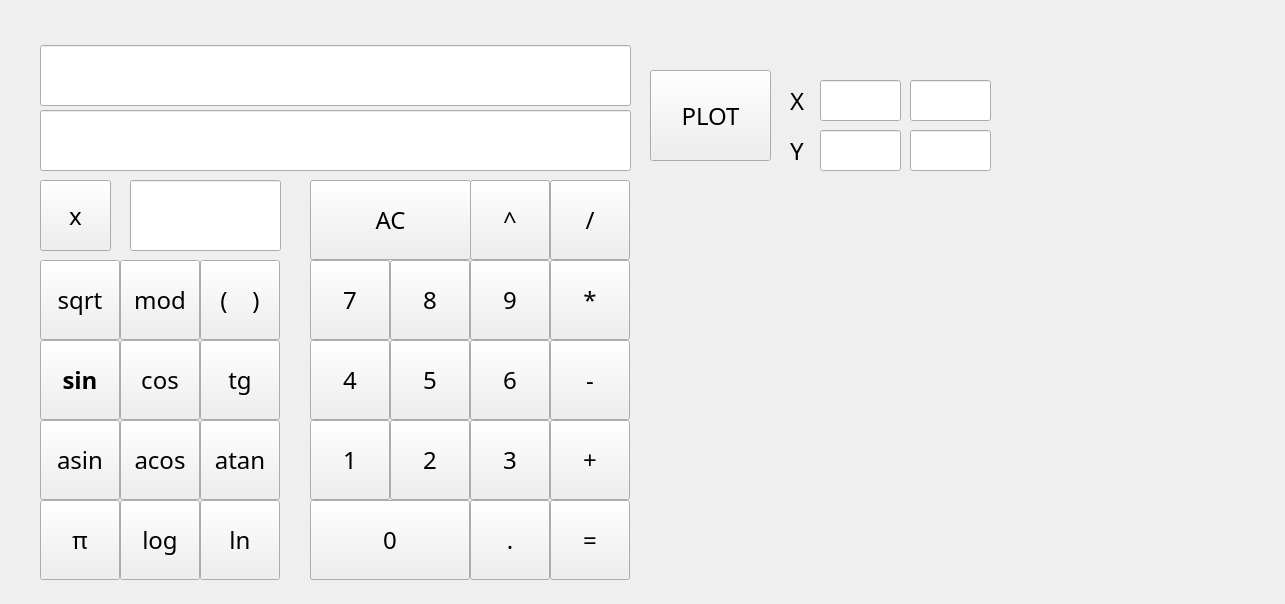
<?xml version="1.0" encoding="UTF-8"?>
<ui version="4.0">
 <class>MainWindow</class>
 <widget class="QMainWindow" name="MainWindow">
  <property name="geometry">
   <rect>
    <x>0</x>
    <y>0</y>
    <width>1285</width>
    <height>604</height>
   </rect>
  </property>
  <property name="font">
   <font>
    <family>Montserrat Medium</family>
   </font>
  </property>
  <property name="windowTitle">
   <string>MainWindow</string>
  </property>
  <property name="styleSheet">
   <string notr="true"/>
  </property>
  <widget class="QWidget" name="centralwidget">
   <widget class="QPushButton" name="pushButton_x">
    <property name="geometry">
     <rect>
      <x>40</x>
      <y>180</y>
      <width>71</width>
      <height>71</height>
     </rect>
    </property>
    <property name="font">
     <font>
      <family>Montserrat Medium</family>
      <pointsize>18</pointsize>
     </font>
    </property>
    <property name="text">
     <string>x</string>
    </property>
   </widget>
   <widget class="QLineEdit" name="expression">
    <property name="geometry">
     <rect>
      <x>40</x>
      <y>45</y>
      <width>591</width>
      <height>61</height>
     </rect>
    </property>
    <property name="font">
     <font>
      <family>Montserrat Medium</family>
      <pointsize>14</pointsize>
     </font>
    </property>
    <property name="text">
     <string/>
    </property>
    <property name="echoMode">
     <enum>QLineEdit::Normal</enum>
    </property>
    <property name="dragEnabled">
     <bool>false</bool>
    </property>
    <property name="readOnly">
     <bool>true</bool>
    </property>
    <property name="cursorMoveStyle">
     <enum>Qt::LogicalMoveStyle</enum>
    </property>
   </widget>
   <widget class="QPushButton" name="pushButton_brackets">
    <property name="geometry">
     <rect>
      <x>200</x>
      <y>260</y>
      <width>80</width>
      <height>80</height>
     </rect>
    </property>
    <property name="font">
     <font>
      <family>Montserrat Medium</family>
      <pointsize>18</pointsize>
     </font>
    </property>
    <property name="text">
     <string>(    )</string>
    </property>
   </widget>
   <widget class="QPushButton" name="pushButton_cos">
    <property name="geometry">
     <rect>
      <x>120</x>
      <y>340</y>
      <width>80</width>
      <height>80</height>
     </rect>
    </property>
    <property name="font">
     <font>
      <family>Montserrat Medium</family>
      <pointsize>18</pointsize>
     </font>
    </property>
    <property name="text">
     <string>cos</string>
    </property>
   </widget>
   <widget class="QPushButton" name="pushButton_tg">
    <property name="geometry">
     <rect>
      <x>200</x>
      <y>340</y>
      <width>80</width>
      <height>80</height>
     </rect>
    </property>
    <property name="font">
     <font>
      <family>Montserrat Medium</family>
      <pointsize>18</pointsize>
     </font>
    </property>
    <property name="text">
     <string>tg</string>
    </property>
   </widget>
   <widget class="QPushButton" name="pushButton_sin">
    <property name="geometry">
     <rect>
      <x>40</x>
      <y>340</y>
      <width>80</width>
      <height>80</height>
     </rect>
    </property>
    <property name="font">
     <font>
      <family>Montserrat Medium</family>
      <pointsize>18</pointsize>
      <bold>true</bold>
     </font>
    </property>
    <property name="text">
     <string>sin</string>
    </property>
   </widget>
   <widget class="QPushButton" name="pushButton_log">
    <property name="geometry">
     <rect>
      <x>120</x>
      <y>500</y>
      <width>80</width>
      <height>80</height>
     </rect>
    </property>
    <property name="font">
     <font>
      <family>Montserrat Medium</family>
      <pointsize>18</pointsize>
     </font>
    </property>
    <property name="text">
     <string>log</string>
    </property>
   </widget>
   <widget class="QPushButton" name="pushButton_acos">
    <property name="geometry">
     <rect>
      <x>120</x>
      <y>420</y>
      <width>80</width>
      <height>80</height>
     </rect>
    </property>
    <property name="font">
     <font>
      <family>Montserrat Medium</family>
      <pointsize>18</pointsize>
     </font>
    </property>
    <property name="text">
     <string>acos</string>
    </property>
   </widget>
   <widget class="QPushButton" name="pushButton_atan">
    <property name="geometry">
     <rect>
      <x>200</x>
      <y>420</y>
      <width>80</width>
      <height>80</height>
     </rect>
    </property>
    <property name="font">
     <font>
      <family>Montserrat Medium</family>
      <pointsize>18</pointsize>
     </font>
    </property>
    <property name="text">
     <string>atan</string>
    </property>
   </widget>
   <widget class="QPushButton" name="pushButton_asin">
    <property name="geometry">
     <rect>
      <x>40</x>
      <y>420</y>
      <width>80</width>
      <height>80</height>
     </rect>
    </property>
    <property name="font">
     <font>
      <family>Montserrat Medium</family>
      <pointsize>18</pointsize>
     </font>
    </property>
    <property name="text">
     <string>asin</string>
    </property>
   </widget>
   <widget class="QPushButton" name="pushButton_sqrt">
    <property name="geometry">
     <rect>
      <x>40</x>
      <y>260</y>
      <width>80</width>
      <height>80</height>
     </rect>
    </property>
    <property name="font">
     <font>
      <family>Montserrat Medium</family>
      <pointsize>18</pointsize>
     </font>
    </property>
    <property name="text">
     <string>sqrt</string>
    </property>
   </widget>
   <widget class="QPushButton" name="pushButton_ln">
    <property name="geometry">
     <rect>
      <x>200</x>
      <y>500</y>
      <width>80</width>
      <height>80</height>
     </rect>
    </property>
    <property name="font">
     <font>
      <family>Montserrat Medium</family>
      <pointsize>18</pointsize>
     </font>
    </property>
    <property name="text">
     <string>ln</string>
    </property>
   </widget>
   <widget class="QPushButton" name="pushButton_plot">
    <property name="geometry">
     <rect>
      <x>650</x>
      <y>70</y>
      <width>121</width>
      <height>91</height>
     </rect>
    </property>
    <property name="font">
     <font>
      <family>Montserrat Medium</family>
      <pointsize>18</pointsize>
     </font>
    </property>
    <property name="text">
     <string>PLOT</string>
    </property>
   </widget>
   <widget class="QPushButton" name="pushButton_6">
    <property name="geometry">
     <rect>
      <x>470</x>
      <y>340</y>
      <width>80</width>
      <height>80</height>
     </rect>
    </property>
    <property name="font">
     <font>
      <family>Montserrat Medium</family>
      <pointsize>18</pointsize>
     </font>
    </property>
    <property name="text">
     <string>6</string>
    </property>
   </widget>
   <widget class="QPushButton" name="pushButton_8">
    <property name="geometry">
     <rect>
      <x>390</x>
      <y>260</y>
      <width>80</width>
      <height>80</height>
     </rect>
    </property>
    <property name="font">
     <font>
      <pointsize>18</pointsize>
     </font>
    </property>
    <property name="styleSheet">
     <string notr="true">#</string>
    </property>
    <property name="text">
     <string>8</string>
    </property>
   </widget>
   <widget class="QPushButton" name="pushButton_5">
    <property name="geometry">
     <rect>
      <x>390</x>
      <y>340</y>
      <width>80</width>
      <height>80</height>
     </rect>
    </property>
    <property name="font">
     <font>
      <family>Montserrat Medium</family>
      <pointsize>18</pointsize>
     </font>
    </property>
    <property name="text">
     <string>5</string>
    </property>
   </widget>
   <widget class="QPushButton" name="pushButton_1">
    <property name="geometry">
     <rect>
      <x>310</x>
      <y>420</y>
      <width>80</width>
      <height>80</height>
     </rect>
    </property>
    <property name="font">
     <font>
      <family>Montserrat Medium</family>
      <pointsize>18</pointsize>
     </font>
    </property>
    <property name="text">
     <string>1</string>
    </property>
   </widget>
   <widget class="QPushButton" name="pushButton_3">
    <property name="geometry">
     <rect>
      <x>470</x>
      <y>420</y>
      <width>80</width>
      <height>80</height>
     </rect>
    </property>
    <property name="font">
     <font>
      <family>Montserrat Medium</family>
      <pointsize>18</pointsize>
     </font>
    </property>
    <property name="text">
     <string>3</string>
    </property>
   </widget>
   <widget class="QPushButton" name="pushButton_mod">
    <property name="geometry">
     <rect>
      <x>120</x>
      <y>260</y>
      <width>80</width>
      <height>80</height>
     </rect>
    </property>
    <property name="font">
     <font>
      <family>Montserrat Medium</family>
      <pointsize>18</pointsize>
     </font>
    </property>
    <property name="text">
     <string>mod</string>
    </property>
   </widget>
   <widget class="QPushButton" name="pushButton_4">
    <property name="geometry">
     <rect>
      <x>310</x>
      <y>340</y>
      <width>80</width>
      <height>80</height>
     </rect>
    </property>
    <property name="font">
     <font>
      <family>Montserrat Medium</family>
      <pointsize>18</pointsize>
     </font>
    </property>
    <property name="text">
     <string>4</string>
    </property>
   </widget>
   <widget class="QPushButton" name="pushButton_2">
    <property name="geometry">
     <rect>
      <x>390</x>
      <y>420</y>
      <width>80</width>
      <height>80</height>
     </rect>
    </property>
    <property name="font">
     <font>
      <family>Montserrat Medium</family>
      <pointsize>18</pointsize>
     </font>
    </property>
    <property name="text">
     <string>2</string>
    </property>
   </widget>
   <widget class="QPushButton" name="pushButton_pow">
    <property name="geometry">
     <rect>
      <x>470</x>
      <y>180</y>
      <width>80</width>
      <height>80</height>
     </rect>
    </property>
    <property name="font">
     <font>
      <family>Montserrat Medium</family>
      <pointsize>18</pointsize>
     </font>
    </property>
    <property name="text">
     <string>^</string>
    </property>
   </widget>
   <widget class="QPushButton" name="pushButton_AC">
    <property name="geometry">
     <rect>
      <x>310</x>
      <y>180</y>
      <width>161</width>
      <height>80</height>
     </rect>
    </property>
    <property name="font">
     <font>
      <family>Montserrat Medium</family>
      <pointsize>18</pointsize>
     </font>
    </property>
    <property name="text">
     <string>AC</string>
    </property>
   </widget>
   <widget class="QPushButton" name="pushButton_7">
    <property name="geometry">
     <rect>
      <x>310</x>
      <y>260</y>
      <width>80</width>
      <height>80</height>
     </rect>
    </property>
    <property name="font">
     <font>
      <family>Montserrat Medium</family>
      <pointsize>18</pointsize>
     </font>
    </property>
    <property name="text">
     <string>7</string>
    </property>
   </widget>
   <widget class="QPushButton" name="pushButton_9">
    <property name="geometry">
     <rect>
      <x>470</x>
      <y>260</y>
      <width>80</width>
      <height>80</height>
     </rect>
    </property>
    <property name="font">
     <font>
      <family>Montserrat Medium</family>
      <pointsize>18</pointsize>
     </font>
    </property>
    <property name="text">
     <string>9</string>
    </property>
   </widget>
   <widget class="QPushButton" name="pushButton_sub">
    <property name="geometry">
     <rect>
      <x>550</x>
      <y>340</y>
      <width>80</width>
      <height>80</height>
     </rect>
    </property>
    <property name="font">
     <font>
      <family>Montserrat Medium</family>
      <pointsize>18</pointsize>
     </font>
    </property>
    <property name="text">
     <string>-</string>
    </property>
   </widget>
   <widget class="QPushButton" name="pushButton_add">
    <property name="geometry">
     <rect>
      <x>550</x>
      <y>420</y>
      <width>80</width>
      <height>80</height>
     </rect>
    </property>
    <property name="font">
     <font>
      <family>Montserrat Medium</family>
      <pointsize>18</pointsize>
     </font>
    </property>
    <property name="text">
     <string>+</string>
    </property>
   </widget>
   <widget class="QPushButton" name="pushButton_mult">
    <property name="geometry">
     <rect>
      <x>550</x>
      <y>260</y>
      <width>80</width>
      <height>80</height>
     </rect>
    </property>
    <property name="font">
     <font>
      <family>Montserrat Medium</family>
      <pointsize>18</pointsize>
     </font>
    </property>
    <property name="text">
     <string>*</string>
    </property>
   </widget>
   <widget class="QPushButton" name="pushButton_calc">
    <property name="geometry">
     <rect>
      <x>550</x>
      <y>500</y>
      <width>80</width>
      <height>80</height>
     </rect>
    </property>
    <property name="font">
     <font>
      <family>Montserrat Medium</family>
      <pointsize>18</pointsize>
     </font>
    </property>
    <property name="text">
     <string>=</string>
    </property>
   </widget>
   <widget class="QPushButton" name="pushButton_point">
    <property name="geometry">
     <rect>
      <x>470</x>
      <y>500</y>
      <width>80</width>
      <height>80</height>
     </rect>
    </property>
    <property name="font">
     <font>
      <family>Montserrat Medium</family>
      <pointsize>18</pointsize>
     </font>
    </property>
    <property name="text">
     <string>.</string>
    </property>
   </widget>
   <widget class="QPushButton" name="pushButton_0">
    <property name="geometry">
     <rect>
      <x>310</x>
      <y>500</y>
      <width>160</width>
      <height>80</height>
     </rect>
    </property>
    <property name="font">
     <font>
      <family>Montserrat Medium</family>
      <pointsize>18</pointsize>
     </font>
    </property>
    <property name="text">
     <string>0</string>
    </property>
   </widget>
   <widget class="QLineEdit" name="result">
    <property name="geometry">
     <rect>
      <x>40</x>
      <y>110</y>
      <width>591</width>
      <height>61</height>
     </rect>
    </property>
    <property name="font">
     <font>
      <family>Montserrat Medium</family>
      <pointsize>14</pointsize>
     </font>
    </property>
    <property name="text">
     <string/>
    </property>
    <property name="echoMode">
     <enum>QLineEdit::Normal</enum>
    </property>
    <property name="dragEnabled">
     <bool>false</bool>
    </property>
    <property name="readOnly">
     <bool>true</bool>
    </property>
    <property name="cursorMoveStyle">
     <enum>Qt::LogicalMoveStyle</enum>
    </property>
   </widget>
   <widget class="QLineEdit" name="input_x">
    <property name="geometry">
     <rect>
      <x>130</x>
      <y>180</y>
      <width>151</width>
      <height>71</height>
     </rect>
    </property>
    <property name="font">
     <font>
      <family>Montserrat Medium</family>
      <pointsize>14</pointsize>
     </font>
    </property>
    <property name="mouseTracking">
     <bool>true</bool>
    </property>
    <property name="inputMethodHints">
     <set>Qt::ImhNone</set>
    </property>
    <property name="text">
     <string/>
    </property>
    <property name="echoMode">
     <enum>QLineEdit::Normal</enum>
    </property>
    <property name="dragEnabled">
     <bool>false</bool>
    </property>
    <property name="readOnly">
     <bool>false</bool>
    </property>
    <property name="cursorMoveStyle">
     <enum>Qt::LogicalMoveStyle</enum>
    </property>
   </widget>
   <widget class="QLabel" name="label_6">
    <property name="geometry">
     <rect>
      <x>790</x>
      <y>130</y>
      <width>31</width>
      <height>41</height>
     </rect>
    </property>
    <property name="font">
     <font>
      <family>Montserrat Medium</family>
      <pointsize>18</pointsize>
     </font>
    </property>
    <property name="text">
     <string>Y</string>
    </property>
   </widget>
   <widget class="QLineEdit" name="x_min">
    <property name="geometry">
     <rect>
      <x>820</x>
      <y>80</y>
      <width>81</width>
      <height>41</height>
     </rect>
    </property>
    <property name="font">
     <font>
      <family>Montserrat Medium</family>
      <pointsize>14</pointsize>
     </font>
    </property>
    <property name="mouseTracking">
     <bool>true</bool>
    </property>
    <property name="inputMethodHints">
     <set>Qt::ImhNone</set>
    </property>
    <property name="text">
     <string/>
    </property>
    <property name="echoMode">
     <enum>QLineEdit::Normal</enum>
    </property>
    <property name="dragEnabled">
     <bool>false</bool>
    </property>
    <property name="readOnly">
     <bool>false</bool>
    </property>
    <property name="cursorMoveStyle">
     <enum>Qt::LogicalMoveStyle</enum>
    </property>
   </widget>
   <widget class="QLineEdit" name="x_max">
    <property name="geometry">
     <rect>
      <x>910</x>
      <y>80</y>
      <width>81</width>
      <height>41</height>
     </rect>
    </property>
    <property name="font">
     <font>
      <family>Montserrat Medium</family>
      <pointsize>14</pointsize>
     </font>
    </property>
    <property name="mouseTracking">
     <bool>true</bool>
    </property>
    <property name="inputMethodHints">
     <set>Qt::ImhNone</set>
    </property>
    <property name="text">
     <string/>
    </property>
    <property name="echoMode">
     <enum>QLineEdit::Normal</enum>
    </property>
    <property name="dragEnabled">
     <bool>false</bool>
    </property>
    <property name="readOnly">
     <bool>false</bool>
    </property>
    <property name="cursorMoveStyle">
     <enum>Qt::LogicalMoveStyle</enum>
    </property>
   </widget>
   <widget class="QLineEdit" name="y_min">
    <property name="geometry">
     <rect>
      <x>820</x>
      <y>130</y>
      <width>81</width>
      <height>41</height>
     </rect>
    </property>
    <property name="font">
     <font>
      <family>Montserrat Medium</family>
      <pointsize>14</pointsize>
     </font>
    </property>
    <property name="mouseTracking">
     <bool>true</bool>
    </property>
    <property name="inputMethodHints">
     <set>Qt::ImhNone</set>
    </property>
    <property name="text">
     <string/>
    </property>
    <property name="echoMode">
     <enum>QLineEdit::Normal</enum>
    </property>
    <property name="dragEnabled">
     <bool>false</bool>
    </property>
    <property name="readOnly">
     <bool>false</bool>
    </property>
    <property name="cursorMoveStyle">
     <enum>Qt::LogicalMoveStyle</enum>
    </property>
   </widget>
   <widget class="QLineEdit" name="y_max">
    <property name="geometry">
     <rect>
      <x>910</x>
      <y>130</y>
      <width>81</width>
      <height>41</height>
     </rect>
    </property>
    <property name="font">
     <font>
      <family>Montserrat Medium</family>
      <pointsize>14</pointsize>
     </font>
    </property>
    <property name="mouseTracking">
     <bool>true</bool>
    </property>
    <property name="inputMethodHints">
     <set>Qt::ImhNone</set>
    </property>
    <property name="text">
     <string/>
    </property>
    <property name="echoMode">
     <enum>QLineEdit::Normal</enum>
    </property>
    <property name="dragEnabled">
     <bool>false</bool>
    </property>
    <property name="readOnly">
     <bool>false</bool>
    </property>
    <property name="cursorMoveStyle">
     <enum>Qt::LogicalMoveStyle</enum>
    </property>
   </widget>
   <widget class="QChartView" name="vchrt" native="true">
    <property name="geometry">
     <rect>
      <x>650</x>
      <y>190</y>
      <width>591</width>
      <height>381</height>
     </rect>
    </property>
   </widget>
   <widget class="QPushButton" name="pushButton_div">
    <property name="geometry">
     <rect>
      <x>550</x>
      <y>180</y>
      <width>80</width>
      <height>80</height>
     </rect>
    </property>
    <property name="font">
     <font>
      <family>Montserrat Medium</family>
      <pointsize>18</pointsize>
     </font>
    </property>
    <property name="text">
     <string>/</string>
    </property>
   </widget>
   <widget class="QLabel" name="label_7">
    <property name="geometry">
     <rect>
      <x>790</x>
      <y>80</y>
      <width>31</width>
      <height>41</height>
     </rect>
    </property>
    <property name="font">
     <font>
      <family>Montserrat Medium</family>
      <pointsize>18</pointsize>
     </font>
    </property>
    <property name="text">
     <string>X</string>
    </property>
   </widget>
   <widget class="QPushButton" name="pushButton_pi">
    <property name="geometry">
     <rect>
      <x>40</x>
      <y>500</y>
      <width>80</width>
      <height>80</height>
     </rect>
    </property>
    <property name="font">
     <font>
      <family>Montserrat Medium</family>
      <pointsize>18</pointsize>
     </font>
    </property>
    <property name="text">
     <string>π</string>
    </property>
   </widget>
  </widget>
 </widget>
 <customwidgets>
  <customwidget>
   <class>QChartView</class>
   <extends>QWidget</extends>
   <header>qchartview.h</header>
   <container>1</container>
  </customwidget>
 </customwidgets>
 <resources/>
 <connections/>
</ui>
